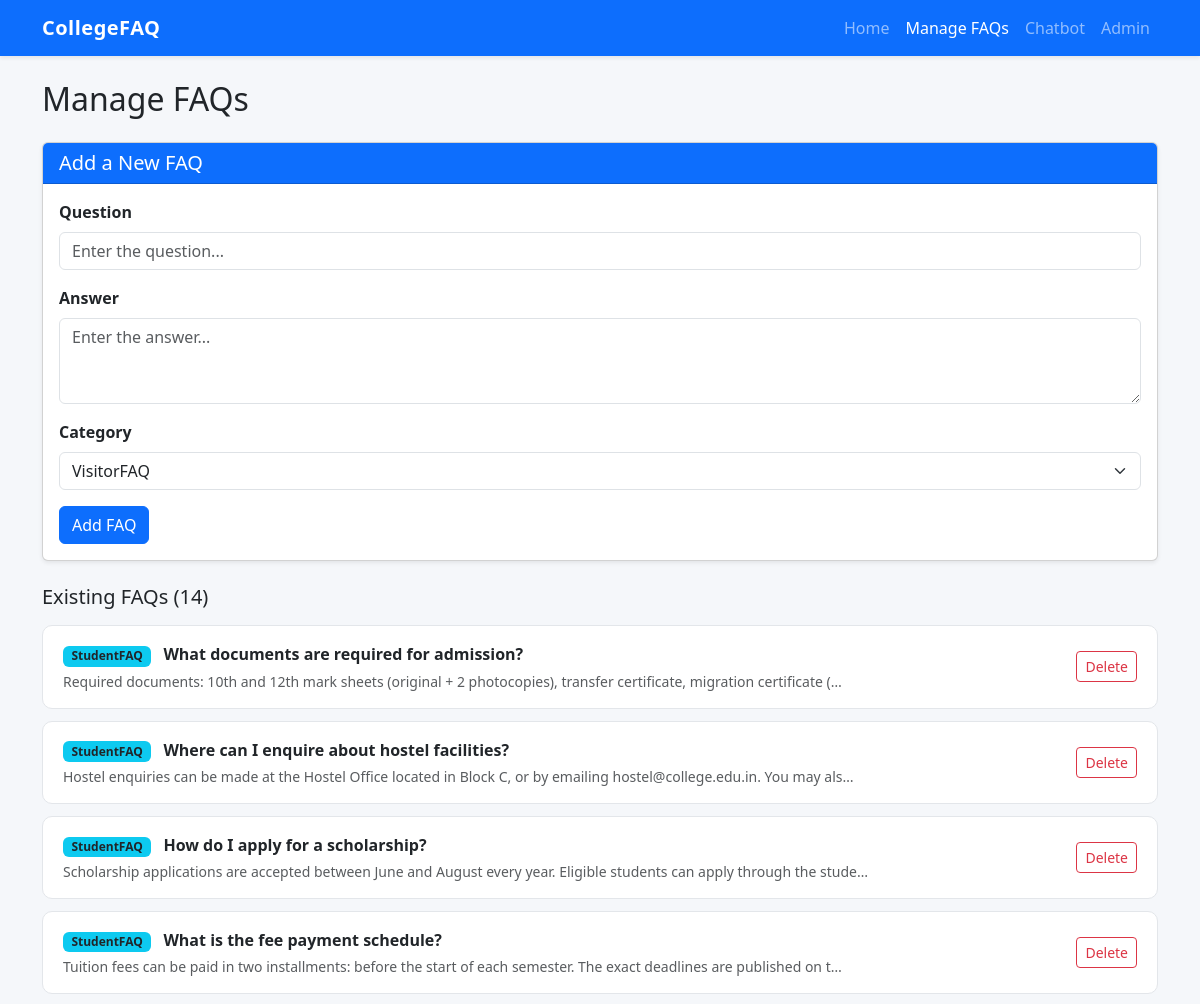
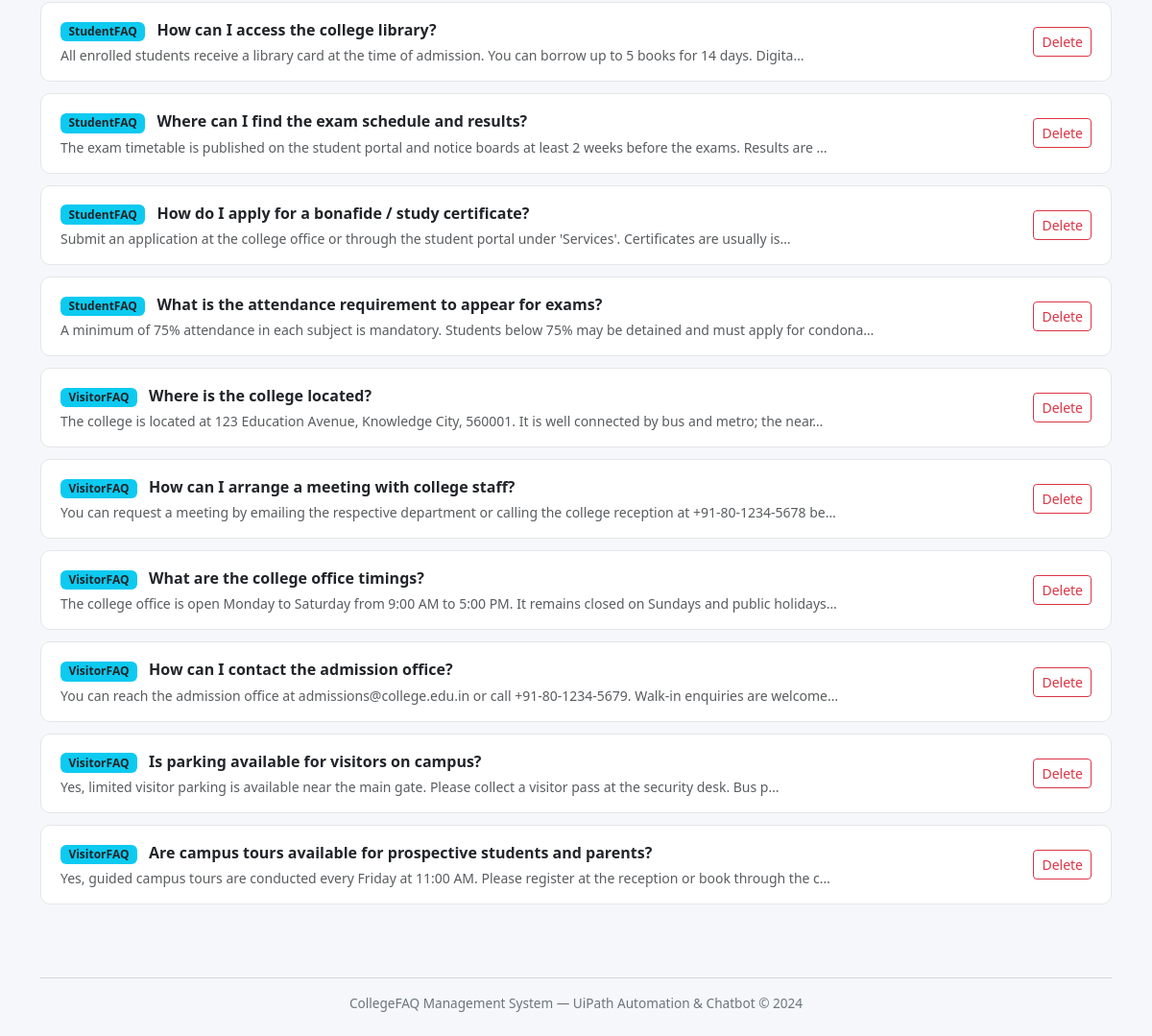
Before: /manage/ with the older database file (2 pictures, top to bottom).
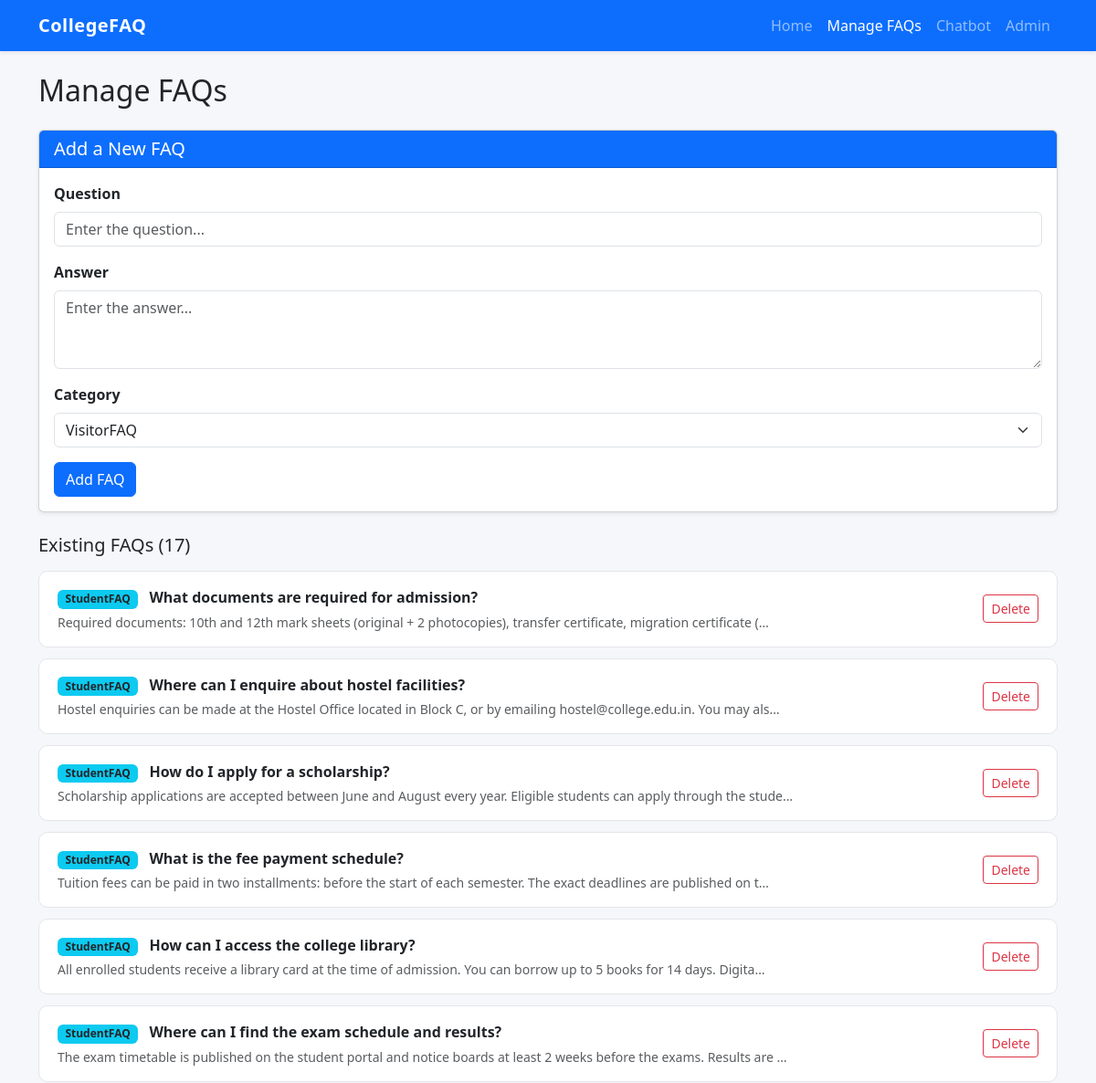
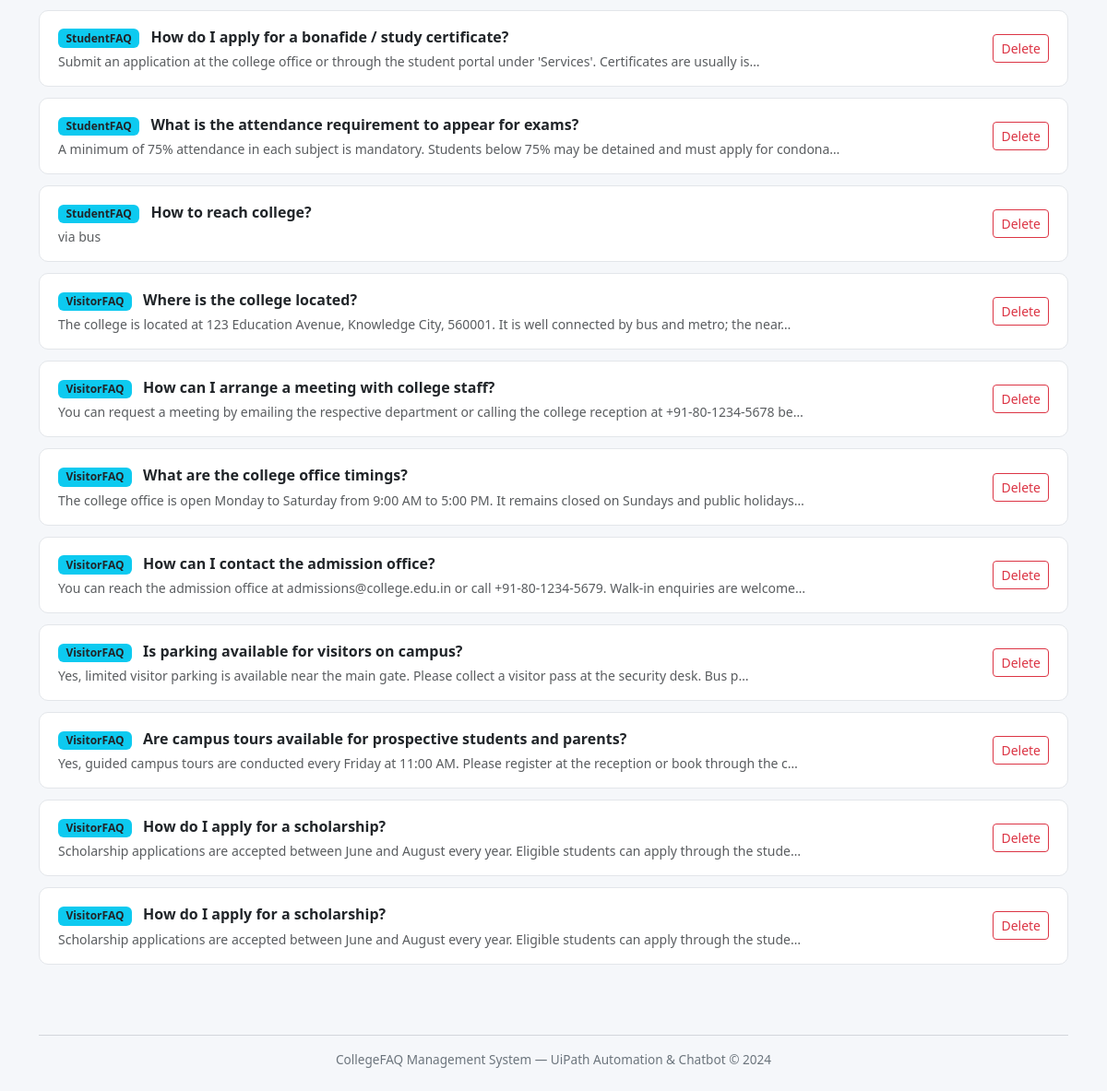
After: the same page with the newer database file (2 pictures, top to bottom).
### faq/models.py (models this page shows, shortened)
class FAQ(models.Model):
    CATEGORY_CHOICES = [
        ('VisitorFAQ', 'VisitorFAQ'),
        ('StudentFAQ', 'StudentFAQ'),
    ]
    category = models.CharField(max_length=20, choices=CATEGORY_CHOICES, default='VisitorFAQ')
    question = models.CharField(max_length=300)
    answer = models.TextField()
    created_at = models.DateTimeField(auto_now_add=True)
    class Meta:
        ordering = ['category', 'id']
        verbose_name = 'FAQ'
        verbose_name_plural = 'FAQs'

### faq/views.py (the view)
# urls.py: path('manage/', views.manage_faqs, name='manage_faqs'),
def manage_faqs(request):
    if request.method == 'POST':
        if 'add_faq' in request.POST:
            form = FAQForm(request.POST)
            if form.is_valid():
                form.save()
                messages.success(request, 'FAQ added successfully!')
                return redirect('manage_faqs')
            else:
                messages.error(request, 'Please fill in all required fields.')
        elif 'delete_faq' in request.POST:
            faq_id = request.POST.get('faq_id')
            faq = get_object_or_404(FAQ, id=faq_id)
            faq.delete()
            messages.success(request, 'FAQ deleted successfully!')
            return redirect('manage_faqs')
    else:
        form = FAQForm()
    faqs = FAQ.objects.all()
    context = {'form': form, 'faqs': faqs}
    return render(request, 'faq/manage.html', context)

### faq/forms.py (shortened to what this page needs)
class FAQForm(forms.ModelForm):
    class Meta:
        model = FAQ
        fields = ['question', 'answer', 'category']
        widgets = {
            'question': forms.TextInput(attrs={
                'class': 'form-control',
                'placeholder': 'Enter the question...',
            }),
            'answer': forms.Textarea(attrs={
                'class': 'form-control',
                'rows': 3,
                'placeholder': 'Enter the answer...',
            }),
            'category': forms.Select(attrs={'class': 'form-control'}),
        }

### faq/templates/faq/manage.html (shortened to what this page needs)
{% extends 'faq/base.html' %}
{% block content %}
<div class="container py-4">
    <h2 class="mb-4">Manage FAQs</h2>
    <div class="card shadow-sm mb-4">
        <div class="card-header bg-primary text-white">
            <h5 class="mb-0">Add a New FAQ</h5>
        </div>
        <div class="card-body">
            <form method="post" action="{% url 'manage_faqs' %}">
                <div class="mb-3">
                    <label class="form-label fw-semibold">Question</label>
                    <input type="text" class="form-control {% if form.question.errors %}is-invalid{% endif %}"
                           name="question" placeholder="Enter the question..." required>
                </div>
                <div class="mb-3">
                    <label class="form-label fw-semibold">Answer</label>
                    <textarea class="form-control {% if form.answer.errors %}is-invalid{% endif %}"
                              name="answer" rows="3" placeholder="Enter the answer..." required></textarea>
                </div>
                <div class="mb-3">
                    <label class="form-label fw-semibold">Category</label>
                    <select class="form-select" name="category">
                        <option value="VisitorFAQ">VisitorFAQ</option>
                    </select>
                </div>
                <button type="submit" class="btn btn-primary">Add FAQ</button>
            </form>
        </div>
    </div>
    <h5 class="mb-3">Existing FAQs ({{ faqs|length }})</h5>
    {% if faqs %}
        {% for faq in faqs %}
        <div class="faq-card d-flex justify-content-between align-items-center">
            <div class="flex-grow-1 me-3">
                <span class="badge bg-info text-dark badge-category me-2">{{ faq.category }}</span>
                <strong>{{ faq.question }}</strong>
                <div class="text-muted small mt-1">{{ faq.answer|truncatechars:120 }}</div>
            </div>
            <form method="post" action="{% url 'manage_faqs' %}"
                  onsubmit="return confirm('Delete this FAQ?');">
                <button type="submit" class="btn btn-sm btn-outline-danger">Delete</button>
            </form>
        </div>
        {% endfor %}
    {% else %}
        <div class="alert alert-info">No FAQs yet. Add your first FAQ above.</div>
    {% endif %}
</div>
{% endblock %}

### faq/templates/faq/base.html (shortened to what this page needs)
<!DOCTYPE html>
<html lang="en">
<head>
    <link href="https://cdn.jsdelivr.net/npm/bootstrap@5.3.0/dist/css/bootstrap.min.css" rel="stylesheet">
</head>
<body>
    <nav class="navbar navbar-expand-lg navbar-dark bg-primary shadow-sm">
        <div class="container">
            <a class="navbar-brand" href="{% url 'home' %}">CollegeFAQ</a>
            <div class="collapse navbar-collapse" id="navbarNav">
                <ul class="navbar-nav ms-auto">
                    <li class="nav-item"><a class="nav-link {% if request.resolver_match.url_name == 'home' %}active{% endif %}" href="{% url 'home' %}">Home</a></li>
                    <li class="nav-item"><a class="nav-link {% if request.resolver_match.url_name == 'manage_faqs' %}active{% endif %}" href="{% url 'manage_faqs' %}">Manage FAQs</a></li>
                    <li class="nav-item"><a class="nav-link {% if request.resolver_match.url_name == 'chatbot' %}active{% endif %}" href="{% url 'chatbot' %}">Chatbot</a></li>
                    <li class="nav-item"><a class="nav-link" href="/admin" target="_blank">Admin</a></li>
                </ul>
            </div>
        </div>
    </nav>
    {% block content %}{% endblock %}
    <footer>
        <div class="container">
            <hr>
            CollegeFAQ Management System &mdash; UiPath Automation &amp; Chatbot &copy; 2024
        </div>
    </footer>
</body>
</html>

### faq/templates/faq/base.html (style rules this page uses)
body { font-family: 'Segoe UI', Tahoma, Geneva, Verdana, sans-serif; background: #f5f7fa; }
.navbar-brand { font-weight: 700; letter-spacing: 0.5px; }
.faq-card { background: #fff; border: 1px solid #e3e6ea; border-radius: 10px; padding: 1rem 1.25rem; margin-bottom: 0.75rem; transition: box-shadow 0.2s; }
.badge-category { font-size: 0.75rem; padding: 0.35em 0.7em; }
footer { text-align: center; padding: 1.5rem; color: #6c757d; font-size: 0.85rem; }

Changed rows visible on the page:
added FAQ: category "StudentFAQ", question "How to reach college?", answer "via bus"
added FAQ: category "VisitorFAQ", question "How do I apply for a scholarship?", answer "Scholarship applications are accepted between June and August every year. Eligible students can apply through the stude…"
added FAQ: category "VisitorFAQ", question "How do I apply for a scholarship?", answer "Scholarship applications are accepted between June and August every year. Eligible students can apply through the stude…"
Other visible differences:
{{ faqs|length }}: "14" → "17"
